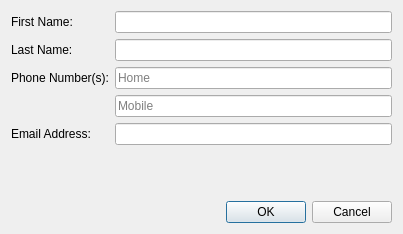
<?xml version="1.0" encoding="UTF-8"?>
<ui version="4.0">
 <class>AddVolunteer</class>
 <widget class="QDialog" name="AddVolunteer">
  <property name="geometry">
   <rect>
    <x>0</x>
    <y>0</y>
    <width>403</width>
    <height>234</height>
   </rect>
  </property>
  <property name="sizePolicy">
   <sizepolicy hsizetype="Expanding" vsizetype="Expanding">
    <horstretch>0</horstretch>
    <verstretch>0</verstretch>
   </sizepolicy>
  </property>
  <property name="windowTitle">
   <string>Dialog</string>
  </property>
  <layout class="QVBoxLayout" name="verticalLayout">
   <item>
    <layout class="QFormLayout" name="formLayout">
     <property name="sizeConstraint">
      <enum>QLayout::SetNoConstraint</enum>
     </property>
     <property name="fieldGrowthPolicy">
      <enum>QFormLayout::AllNonFixedFieldsGrow</enum>
     </property>
     <item row="0" column="0">
      <widget class="QLabel" name="first_name_lbl">
       <property name="text">
        <string>First Name:</string>
       </property>
       <property name="buddy">
        <cstring>first_name</cstring>
       </property>
      </widget>
     </item>
     <item row="0" column="1">
      <widget class="QLineEdit" name="first_name"/>
     </item>
     <item row="1" column="0">
      <widget class="QLabel" name="last_name_lbl">
       <property name="text">
        <string>Last Name:</string>
       </property>
       <property name="buddy">
        <cstring>last_name</cstring>
       </property>
      </widget>
     </item>
     <item row="1" column="1">
      <widget class="QLineEdit" name="last_name"/>
     </item>
     <item row="2" column="0">
      <widget class="QLabel" name="phone_lbl">
       <property name="text">
        <string>Phone Number(s):</string>
       </property>
      </widget>
     </item>
     <item row="4" column="0">
      <widget class="QLabel" name="email_lbl">
       <property name="text">
        <string>Email Address:</string>
       </property>
       <property name="buddy">
        <cstring>email</cstring>
       </property>
      </widget>
     </item>
     <item row="4" column="1">
      <widget class="QLineEdit" name="email"/>
     </item>
     <item row="2" column="1">
      <widget class="QLineEdit" name="phone_home">
       <property name="placeholderText">
        <string>Home</string>
       </property>
      </widget>
     </item>
     <item row="3" column="1">
      <widget class="QLineEdit" name="phone_mobile">
       <property name="placeholderText">
        <string>Mobile</string>
       </property>
      </widget>
     </item>
    </layout>
   </item>
   <item>
    <widget class="QDialogButtonBox" name="buttonBox">
     <property name="orientation">
      <enum>Qt::Horizontal</enum>
     </property>
     <property name="standardButtons">
      <set>QDialogButtonBox::Cancel|QDialogButtonBox::Ok</set>
     </property>
    </widget>
   </item>
  </layout>
 </widget>
 <tabstops>
  <tabstop>first_name</tabstop>
  <tabstop>last_name</tabstop>
  <tabstop>phone_home</tabstop>
  <tabstop>phone_mobile</tabstop>
  <tabstop>email</tabstop>
 </tabstops>
 <resources/>
 <connections>
  <connection>
   <sender>buttonBox</sender>
   <signal>accepted()</signal>
   <receiver>AddVolunteer</receiver>
   <slot>accept()</slot>
   <hints>
    <hint type="sourcelabel">
     <x>248</x>
     <y>254</y>
    </hint>
    <hint type="destinationlabel">
     <x>157</x>
     <y>274</y>
    </hint>
   </hints>
  </connection>
  <connection>
   <sender>buttonBox</sender>
   <signal>rejected()</signal>
   <receiver>AddVolunteer</receiver>
   <slot>reject()</slot>
   <hints>
    <hint type="sourcelabel">
     <x>316</x>
     <y>260</y>
    </hint>
    <hint type="destinationlabel">
     <x>286</x>
     <y>274</y>
    </hint>
   </hints>
  </connection>
 </connections>
</ui>
